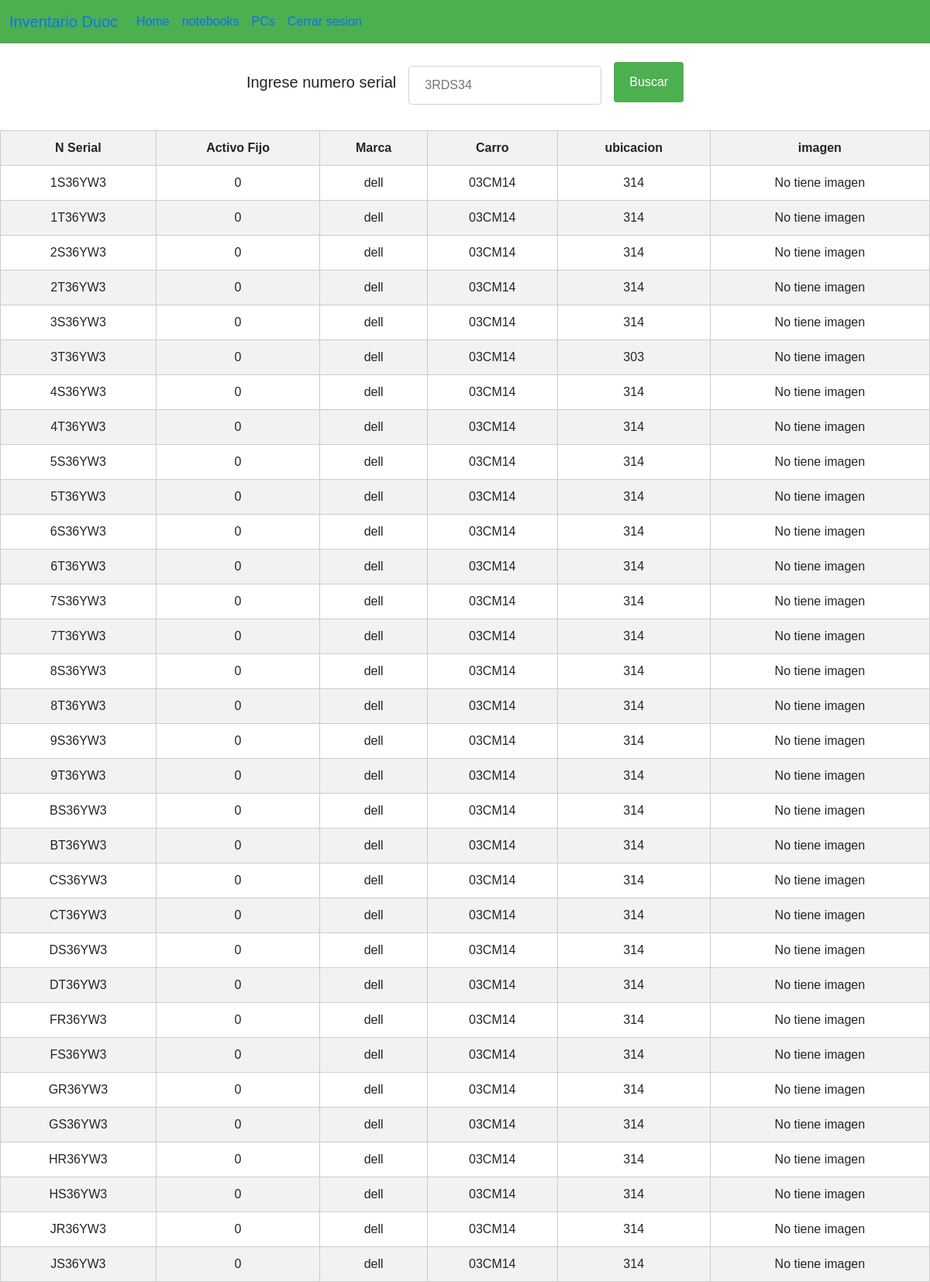
Page /contenido/03CM14 on the committed database.
### carritos/models.py (models this page shows, shortened)
class Notebook(models.Model):
    serial= models.CharField(primary_key=True,max_length=20)
    activo_fijo= models.CharField(max_length=20)
    modelo = models.CharField(max_length=30)
    marca=models.ForeignKey(Marca, on_delete=models.CASCADE)
    carro= models.ForeignKey(Carro, on_delete=models.CASCADE)
    ubicacion = models.ForeignKey(Ubicacion, on_delete=models.CASCADE, null=True)
    imagen = models.ImageField(upload_to = 'act_notebook', null=True)

class Marca(models.Model):
    nombre = models.CharField(max_length=20)
    def __str__(self):
        return self.nombre

class Carro(models.Model):
    serial= models.CharField(primary_key=True,max_length=20)
    activo_fijo= models.CharField(max_length=20)
    año_entrada=models.CharField(max_length=4)
    año_baja=models.CharField(max_length=4, null=True)
    ubicacion = models.ForeignKey(Ubicacion, on_delete=models.CASCADE)
    estado = models.CharField(max_length=6)
    def __str__(self):
        return self.serial

class Ubicacion(models.Model):
    lugar = models.CharField(max_length=12)
    piso = models.CharField(max_length=12)
    def __str__(self):
        return self.lugar

### carritos/views.py (the view)
# urls.py: path('contenido/<codigo>', views.contenido, name='contenido'),
def contenido(request, codigo):
    if request.method == 'GET':
        notebook = Notebook.objects.filter(carro = codigo)
        return render(request,"notebook.html",{"con":notebook})
    else:
        activo = username = request.POST['activo']
        notebook= Notebook.objects.get(serial=activo)
        return render(request,'notebook.html',{'ac':notebook})

### carritos/templates/notebook.html (shortened to what this page needs)
{%extends 'base.html'%}
{%block content%}
    <div style="margin: 0 auto;">
        <form method="POST" class="row g-3"> {% csrf_token %}
            <div class="col-auto">
              <h5>Ingrese numero serial</h5>
            </div>
            <div class="col-auto">
              <input type="text" class="form-control" name="activo" placeholder="3RDS34">
            </div>
            <div class="col-auto">
              <button type="submit" class="btn btn-primary mb-3">Buscar</button>
            </div>
        </form>
        <table style="align-items: center;">
            <thead>
                <tr>
                    <th>N Serial</th>
                    <th>Activo Fijo</th>
                    <th>Marca</th>
                    <th>Carro</th>
                    <th>ubicacion</th>
                    <th>imagen</th>
                </tr>
            </thead>
            <tbody>
                {%for c in con%}
                    <tr>
                        <td>{{c.serial}}</td>
                        <td>{{c.activo_fijo}}</td>
                        <td>{{c.marca}}</td>
                        <td>{{c.carro}}</td>
                        <td>{{c.ubicacion}}</td>
                        <td>
                            {% if p.imagen %}
                                <a href="media/{{p.imagen}}">ver</a>
                            {% else %}
                                No tiene imagen
                            {% endif %}
                        </td>
                    </tr>
                {%endfor%}
            </tbody>
        </table>
    </div>
{%endblock%}

### carritos/templates/base.html (style rules this page uses)
body { font-family: Arial, sans-serif; margin: 0; padding: 0; }
form { display: flex; justify-content: center; align-items: center; margin: 20px; }
input[type="text"] { width: 100%; padding: 12px 20px; margin: 8px 0; box-sizing: border-box; }
button[type="submit"] { background-color: #4CAF50; color: white; padding: 14px 20px; margin: 8px 0; border: none; cursor: pointer; width: 100%; }
table { width: 100%; border-collapse: collapse; }
th, td { border: 1px solid #ccc; padding: 10px; text-align: center; }
th { background-color: #f2f2f2; }
tr:nth-child(even) { background-color: #f2f2f2; }

### rows in the picture
Notebook: serial "1S36YW3", activo_fijo "0", marca "dell", carro "03CM14", ubicacion "314"
Notebook: serial "1T36YW3", activo_fijo "0", marca "dell", carro "03CM14", ubicacion "314"
Notebook: serial "2S36YW3", activo_fijo "0", marca "dell", carro "03CM14", ubicacion "314"
Notebook: serial "2T36YW3", activo_fijo "0", marca "dell", carro "03CM14", ubicacion "314"
Notebook: serial "3S36YW3", activo_fijo "0", marca "dell", carro "03CM14", ubicacion "314"
Notebook: serial "3T36YW3", activo_fijo "0", marca "dell", carro "03CM14", ubicacion "303"
Notebook: serial "4S36YW3", activo_fijo "0", marca "dell", carro "03CM14", ubicacion "314"
Notebook: serial "4T36YW3", activo_fijo "0", marca "dell", carro "03CM14", ubicacion "314"
Notebook: serial "5S36YW3", activo_fijo "0", marca "dell", carro "03CM14", ubicacion "314"
Notebook: serial "5T36YW3", activo_fijo "0", marca "dell", carro "03CM14", ubicacion "314"
Notebook: serial "6S36YW3", activo_fijo "0", marca "dell", carro "03CM14", ubicacion "314"
Notebook: serial "6T36YW3", activo_fijo "0", marca "dell", carro "03CM14", ubicacion "314"
Notebook: serial "7S36YW3", activo_fijo "0", marca "dell", carro "03CM14", ubicacion "314"
Notebook: serial "7T36YW3", activo_fijo "0", marca "dell", carro "03CM14", ubicacion "314"
Notebook: serial "8S36YW3", activo_fijo "0", marca "dell", carro "03CM14", ubicacion "314"
Notebook: serial "8T36YW3", activo_fijo "0", marca "dell", carro "03CM14", ubicacion "314"
Notebook: serial "9S36YW3", activo_fijo "0", marca "dell", carro "03CM14", ubicacion "314"
Notebook: serial "9T36YW3", activo_fijo "0", marca "dell", carro "03CM14", ubicacion "314"
Notebook: serial "BS36YW3", activo_fijo "0", marca "dell", carro "03CM14", ubicacion "314"
Notebook: serial "BT36YW3", activo_fijo "0", marca "dell", carro "03CM14", ubicacion "314"
Notebook: serial "CS36YW3", activo_fijo "0", marca "dell", carro "03CM14", ubicacion "314"
Notebook: serial "CT36YW3", activo_fijo "0", marca "dell", carro "03CM14", ubicacion "314"
Notebook: serial "DS36YW3", activo_fijo "0", marca "dell", carro "03CM14", ubicacion "314"
Notebook: serial "DT36YW3", activo_fijo "0", marca "dell", carro "03CM14", ubicacion "314"
Notebook: serial "FR36YW3", activo_fijo "0", marca "dell", carro "03CM14", ubicacion "314"
Notebook: serial "FS36YW3", activo_fijo "0", marca "dell", carro "03CM14", ubicacion "314"
Notebook: serial "GR36YW3", activo_fijo "0", marca "dell", carro "03CM14", ubicacion "314"
Notebook: serial "GS36YW3", activo_fijo "0", marca "dell", carro "03CM14", ubicacion "314"
Notebook: serial "HR36YW3", activo_fijo "0", marca "dell", carro "03CM14", ubicacion "314"
Notebook: serial "HS36YW3", activo_fijo "0", marca "dell", carro "03CM14", ubicacion "314"
Notebook: serial "JR36YW3", activo_fijo "0", marca "dell", carro "03CM14", ubicacion "314"
Notebook: serial "JS36YW3", activo_fijo "0", marca "dell", carro "03CM14", ubicacion "314"
